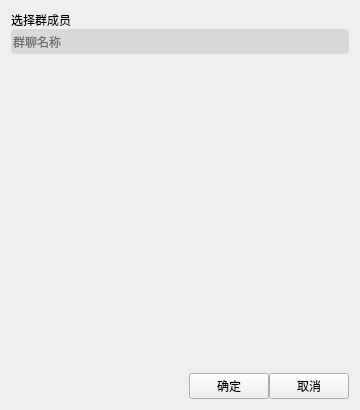
<?xml version="1.0" encoding="UTF-8"?>
<ui version="4.0">
 <class>Addgroup</class>
 <widget class="QWidget" name="Addgroup">
  <property name="geometry">
   <rect>
    <x>0</x>
    <y>0</y>
    <width>360</width>
    <height>410</height>
   </rect>
  </property>
  <property name="minimumSize">
   <size>
    <width>360</width>
    <height>410</height>
   </size>
  </property>
  <property name="maximumSize">
   <size>
    <width>360</width>
    <height>410</height>
   </size>
  </property>
  <property name="windowTitle">
   <string>Form</string>
  </property>
  <layout class="QVBoxLayout" name="verticalLayout" stretch="0,0,11,1">
   <property name="spacing">
    <number>0</number>
   </property>
   <item>
    <widget class="QLabel" name="label">
     <property name="styleSheet">
      <string notr="true">font: 12pt &quot;Microsoft YaHei UI&quot;;
color: rgb(0, 0, 0);</string>
     </property>
     <property name="text">
      <string>选择群成员</string>
     </property>
    </widget>
   </item>
   <item>
    <widget class="QLineEdit" name="lineEdit">
     <property name="minimumSize">
      <size>
       <width>200</width>
       <height>25</height>
      </size>
     </property>
     <property name="maximumSize">
      <size>
       <width>1000</width>
       <height>25</height>
      </size>
     </property>
     <property name="styleSheet">
      <string notr="true">border-radius:4px;
background-color: rgba(180, 180, 180,100);</string>
     </property>
     <property name="text">
      <string/>
     </property>
     <property name="placeholderText">
      <string>群聊名称</string>
     </property>
    </widget>
   </item>
   <item>
    <widget class="QWidget" name="widget" native="true">
     <layout class="QGridLayout" name="gridLayout">
      <property name="leftMargin">
       <number>0</number>
      </property>
      <property name="topMargin">
       <number>0</number>
      </property>
      <property name="rightMargin">
       <number>0</number>
      </property>
      <property name="bottomMargin">
       <number>0</number>
      </property>
      <property name="horizontalSpacing">
       <number>0</number>
      </property>
      <item row="0" column="0">
       <widget class="QScrollArea" name="scrollArea">
        <property name="styleSheet">
         <string notr="true">border: none;
background-color: rgba(255, 255, 255, 0);</string>
        </property>
        <property name="widgetResizable">
         <bool>true</bool>
        </property>
        <widget class="QWidget" name="scrollAreaWidgetContents">
         <property name="geometry">
          <rect>
           <x>0</x>
           <y>0</y>
           <width>348</width>
           <height>327</height>
          </rect>
         </property>
         <layout class="QGridLayout" name="gridLayout_2">
          <property name="leftMargin">
           <number>0</number>
          </property>
          <property name="topMargin">
           <number>0</number>
          </property>
          <property name="rightMargin">
           <number>0</number>
          </property>
          <property name="bottomMargin">
           <number>0</number>
          </property>
          <property name="spacing">
           <number>0</number>
          </property>
          <item row="0" column="0">
           <widget class="QWidget" name="widget_2" native="true"/>
          </item>
         </layout>
        </widget>
       </widget>
      </item>
     </layout>
    </widget>
   </item>
   <item>
    <layout class="QHBoxLayout" name="horizontalLayout">
     <item>
      <spacer name="horizontalSpacer">
       <property name="orientation">
        <enum>Qt::Horizontal</enum>
       </property>
       <property name="sizeHint" stdset="0">
        <size>
         <width>40</width>
         <height>20</height>
        </size>
       </property>
      </spacer>
     </item>
     <item>
      <widget class="QPushButton" name="pushButton">
       <property name="text">
        <string>确定</string>
       </property>
      </widget>
     </item>
     <item>
      <widget class="QPushButton" name="pushButton_2">
       <property name="text">
        <string>取消</string>
       </property>
      </widget>
     </item>
    </layout>
   </item>
  </layout>
 </widget>
 <resources/>
 <connections/>
</ui>
